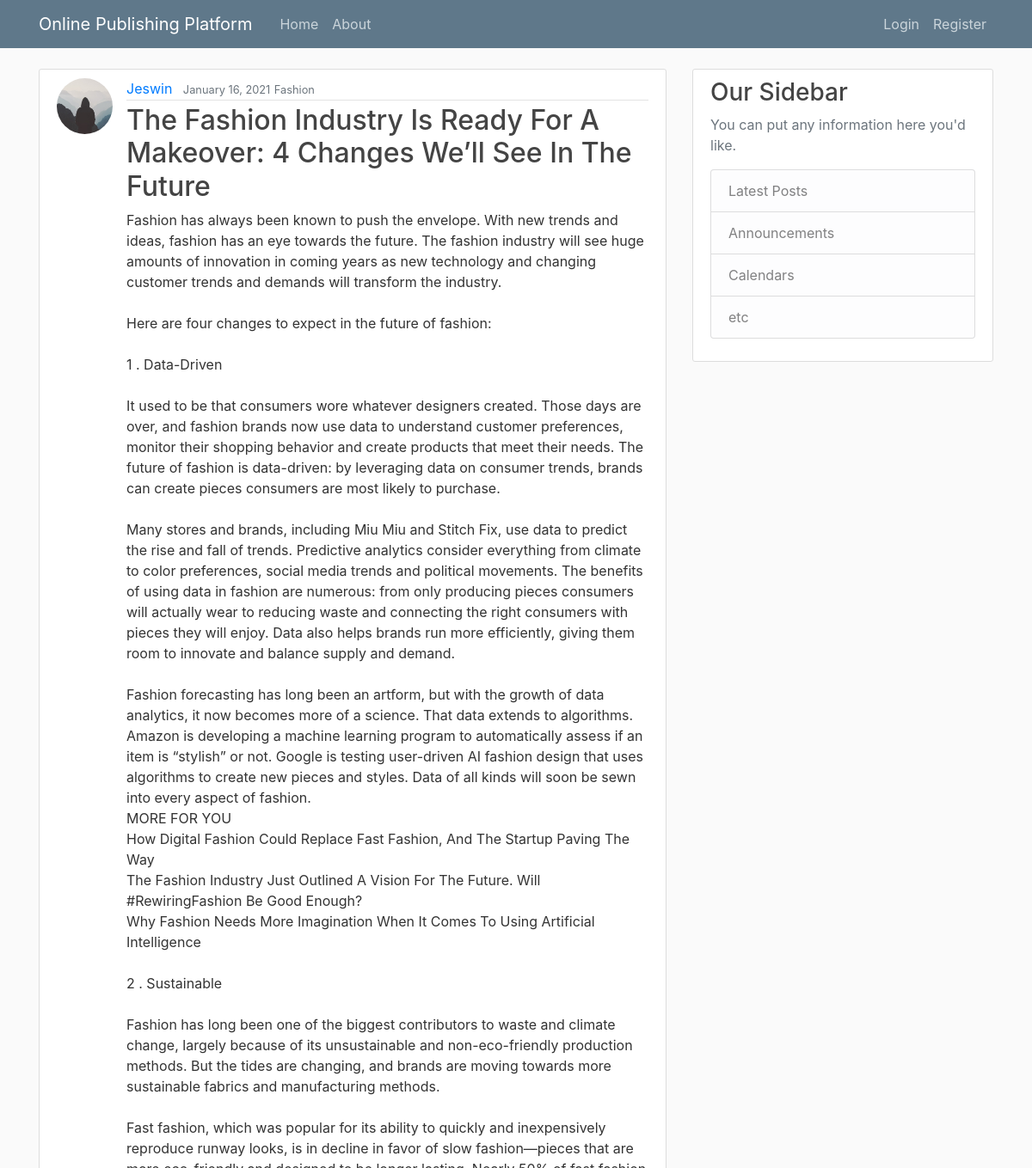
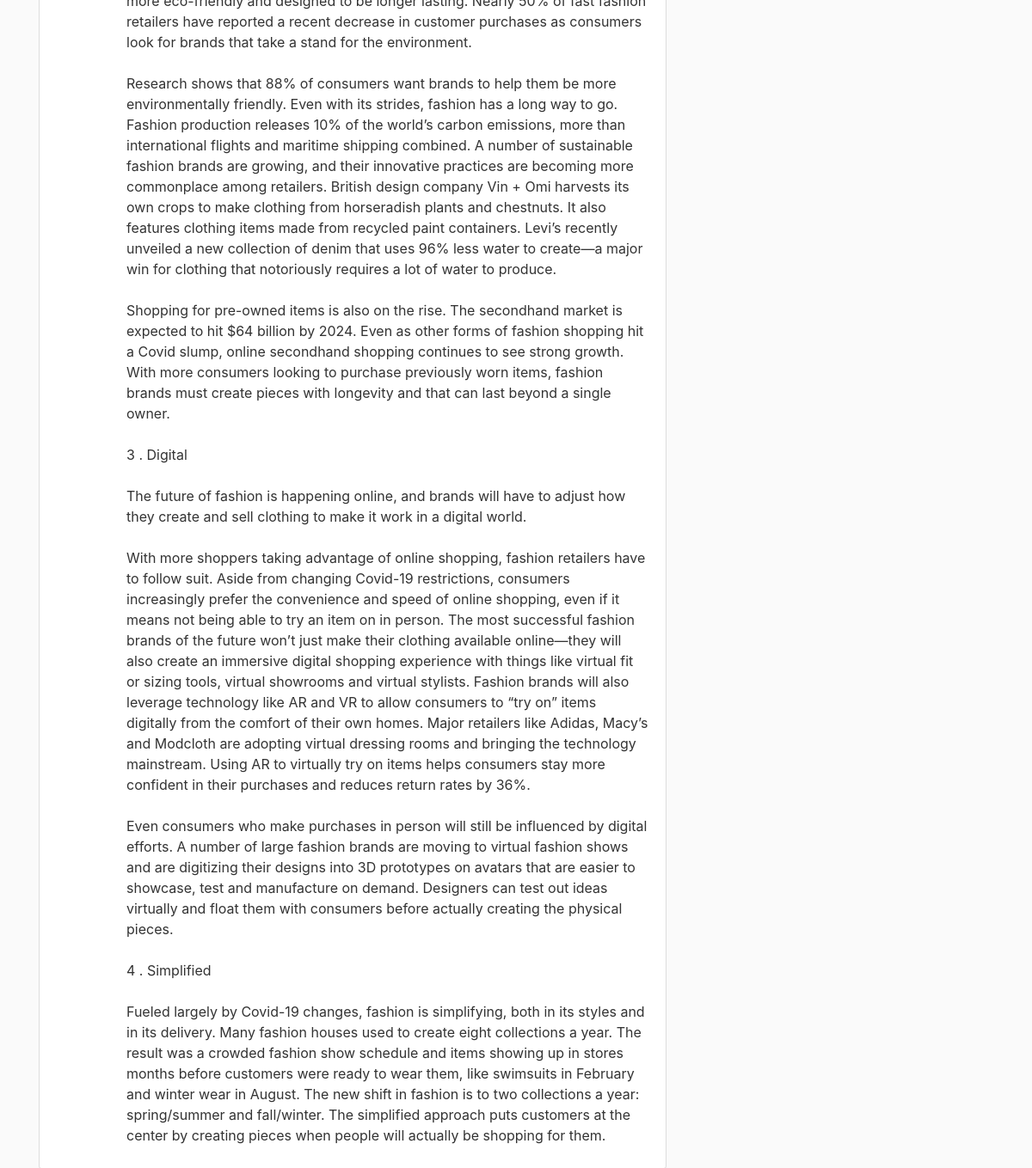
Screenshot of /post/12/ with the database file from the repository (2 pictures, top to bottom).
### blog/models.py (models this page shows, shortened)
class Post(models.Model):
    title = models.CharField(max_length=100)
    content = models.TextField()
    category = models.CharField(max_length=20, choices=BLOG_CHOICES, default="General")
    date_posted = models.DateTimeField(default=timezone.now)
    author = models.ForeignKey(User, on_delete=models.CASCADE)

### users/models.py (models this page shows, shortened)
class Profile(models.Model):
    user = models.OneToOneField(User, on_delete=models.CASCADE)
    image = models.ImageField(default='default.jpg', upload_to='profile_pics')

### blog/views.py (the view)
# urls.py: path('post/<int:pk>/', PostDetailView.as_view(), name='post-detail'),
class PostDetailView(DetailView):
    model = Post

### blog/templates/blog/post_detail.html (shortened to what this page needs)
{% extends "blog/base.html" %}
{% load crispy_forms_tags %}
{% block content %}
  <article class="media content-section">
    <img class="rounded-circle article-img" src="{{ object.author.profile.image.url }}">
    <div class="media-body">
      <div class="article-metadata">
        <a class="mr-2" href="{% url 'user-posts' object.author.username %}">{{ object.author }}</a>
        <small class="text-muted">{{ object.date_posted|date:"F d, Y" }}</small>
        <small class="text-muted">{{ post.category}}</small>
      </div>
      <h2 class="article-title">{{ object.title }}</h2>
      <p class="article-content">{{ object.content }}</p>
    </div>
  </article>
{% endblock content %}

### blog/static/blog/main.css (style rules this page uses)
body { background: #fafafa; color: #333333; margin-top: 5rem; }
h1, h2, h3, h4, h5, h6 { color: #444444; }
.content-section { background: #ffffff; padding: 10px 20px; border: 1px solid #dddddd; border-radius: 3px; margin-bottom: 20px; }
.article-title { color: #444444; }
.article-content { white-space: pre-line; }
.article-img { height: 65px; width: 65px; margin-right: 16px; }
.article-metadata { padding-bottom: 1px; margin-bottom: 4px; border-bottom: 1px solid #e3e3e3 }

### rows the page displays
Post: author.profile.image (placeholder picture), author "Jeswin", date_posted "January 16, 2021", category "Fashion", title "The Fashion Industry Is Ready For A Makeover: 4 Changes We’ll See In The Future", content "Fashion has always been known to push the envelope. With new trends and ideas, fashion has an eye towards the future. The fashion industry will see huge amounts of innovation in coming years as new technology and changing customer trends and demands will transform the industry. Here are four changes to expect in the future of fashion: 1 . Data-Driven It used to be that consumers wore whatever designers created. Those days are over, and fashion brands now use data to understand customer preferences, monitor their shopping behavior and create products that meet their needs. The future of fashion is data-driven: by leveraging data on consumer trends, brands can create pieces consumers are most…"
